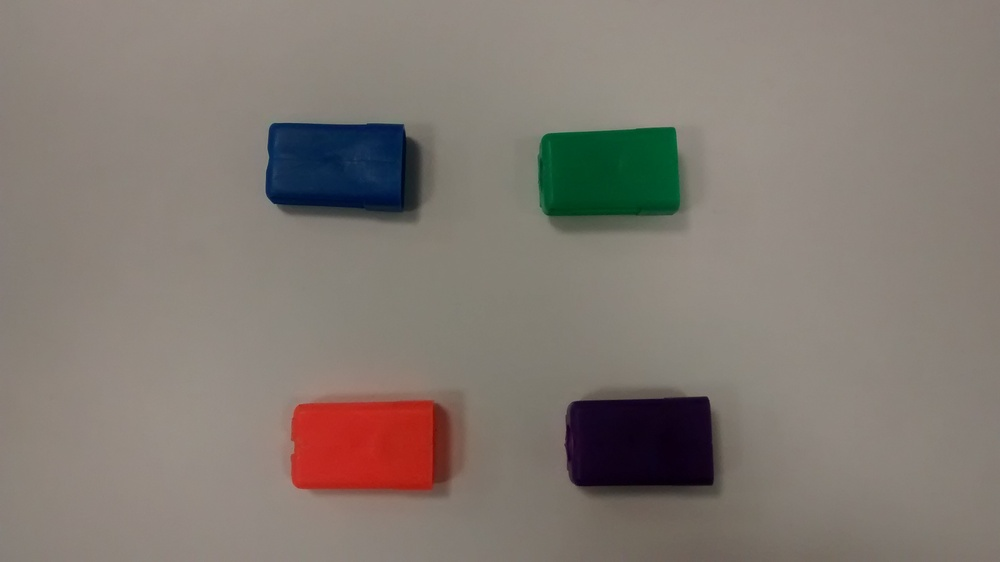
#> input picture ImageSegmentation/Images/blocks_4.jpg, 1000 x 562 px, shrunk from 2592 x 1456 before the run
$ python image_seg.py
#> lines starting #> are read from the running program, lines starting #| are printed output that depends on the picture; after the words box and inside, x2 and y2 are one past the last pixel; in counts of white or black regions, pixels touching at a corner belong together
import numpy as np
import cv2
from matplotlib import pyplot as plt

fn = "blocks_4.jpg"
img = cv2.imread(fn)
#> img is the input picture: shape (562, 1000, 3); mean B, G, R 114.3, 121.8, 130.5
gray = cv2.cvtColor(img,cv2.COLOR_BGR2GRAY)
cv2.imwrite(fn+"_gray.jpg", gray)
ret, thresh = cv2.threshold(gray,0,255,cv2.THRESH_BINARY_INV+cv2.THRESH_OTSU)
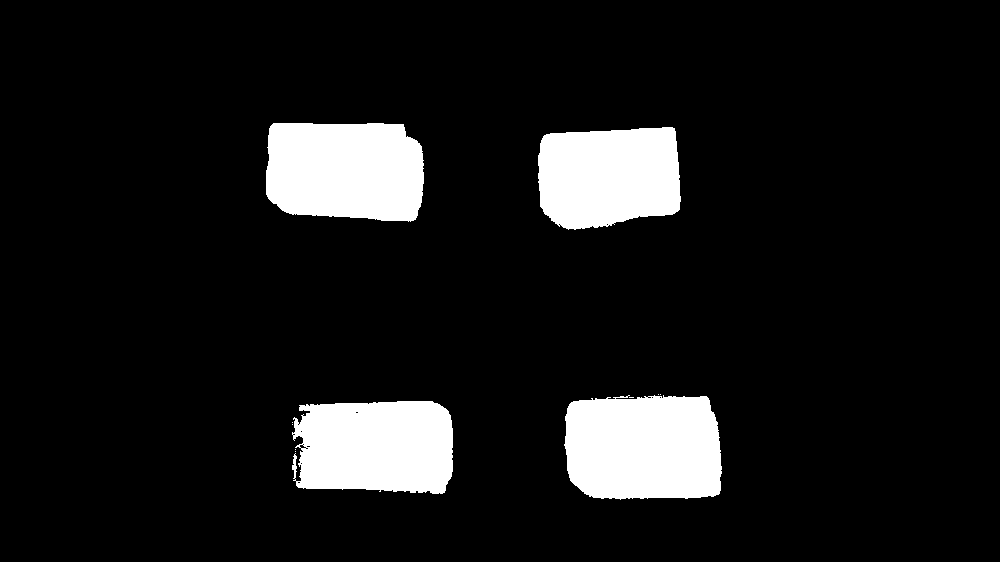
#> thresh: shape (562, 1000); 9.8% white; 11 white regions (7 under 20 px), largest, box (x1, y1, x2, y2) and area: (564, 395, 722, 500) 14945, (266, 123, 424, 222) 14076, (292, 401, 453, 494) 13365, (538, 127, 681, 230) 12648
#> ret = 88
cv2.imwrite(fn+"_thresh.jpg", thresh)
cv2.imwrite(fn+"_ret.jpg", ret)

# noise removal
kernel = np.ones((3,3),np.uint8)
opening = cv2.morphologyEx(thresh,cv2.MORPH_OPEN,kernel, iterations = 2)
#> opening: shape (562, 1000); 9.7% white; 4 white regions, box (x1, y1, x2, y2) and area: (565, 396, 721, 499) 14841, (266, 123, 424, 221) 14051, (295, 401, 453, 494) 13130, (538, 127, 681, 229) 12614
cv2.imwrite(fn+"_noise_removal.jpg", opening)

# sure background area
sure_bg = cv2.dilate(opening,kernel,iterations=3)
#> sure_bg: shape (562, 1000); 10.9% white; 4 white regions, box (x1, y1, x2, y2) and area: (562, 393, 724, 502) 16450, (263, 120, 427, 224) 15635, (292, 398, 456, 497) 14802, (535, 124, 684, 232) 14128
cv2.imwrite(fn+"_sure_bg.jpg", sure_bg)

# Finding sure foreground area
dist_transform = cv2.distanceTransform(opening,cv2.DIST_L2,5)
ret, sure_fg = cv2.threshold(dist_transform,0.7*dist_transform.max(),255,0)
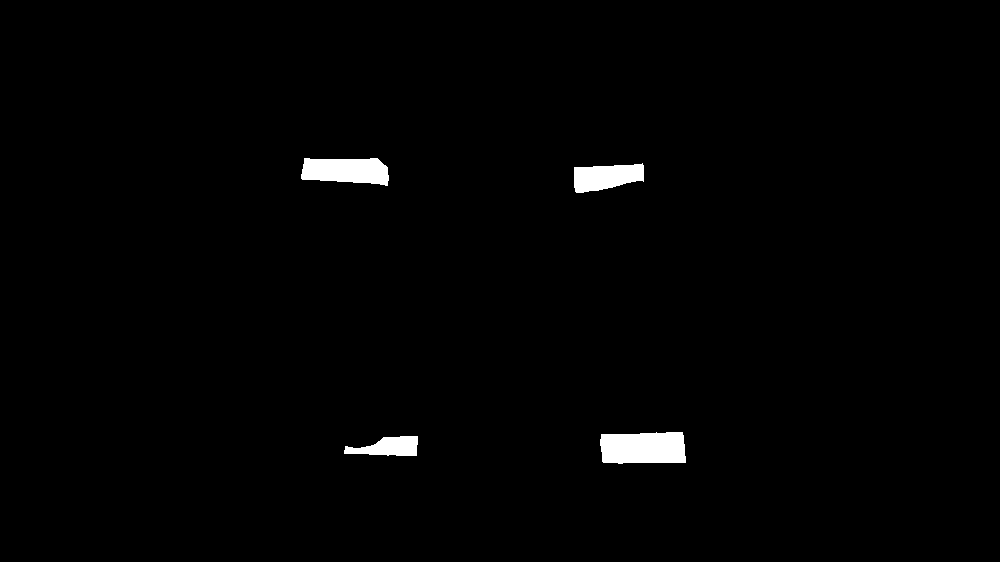
#> sure_fg: shape (562, 1000) float32; 1.2% white; 4 white regions, box (x1, y1, x2, y2) and area: (600, 432, 686, 464) 2493, (301, 158, 389, 186) 1956, (574, 163, 644, 193) 1526, (344, 436, 418, 456) 1002
#> ret = 35.7
cv2.imwrite(fn+"_sure_fg.jpg", sure_fg)

# Finding unknown region
sure_fg = np.uint8(sure_fg)
unknown = cv2.subtract(sure_bg,sure_fg)
#> unknown: shape (562, 1000); 9.6% white; 4 white regions, box (x1, y1, x2, y2) and area: (562, 393, 724, 502) 13957, (292, 398, 456, 497) 13800, (263, 120, 427, 224) 13679, (535, 124, 684, 232) 12602
cv2.imwrite(fn+"_unknown.jpg", unknown)

# Marker labelling
ret, markers = cv2.connectedComponents(sure_fg)
#> markers: shape (562, 1000) int32; 5 distinct labels, from 0 to 4
#> ret = 5

# Add one to all labels so that sure background is not 0, but 1
markers = markers+1
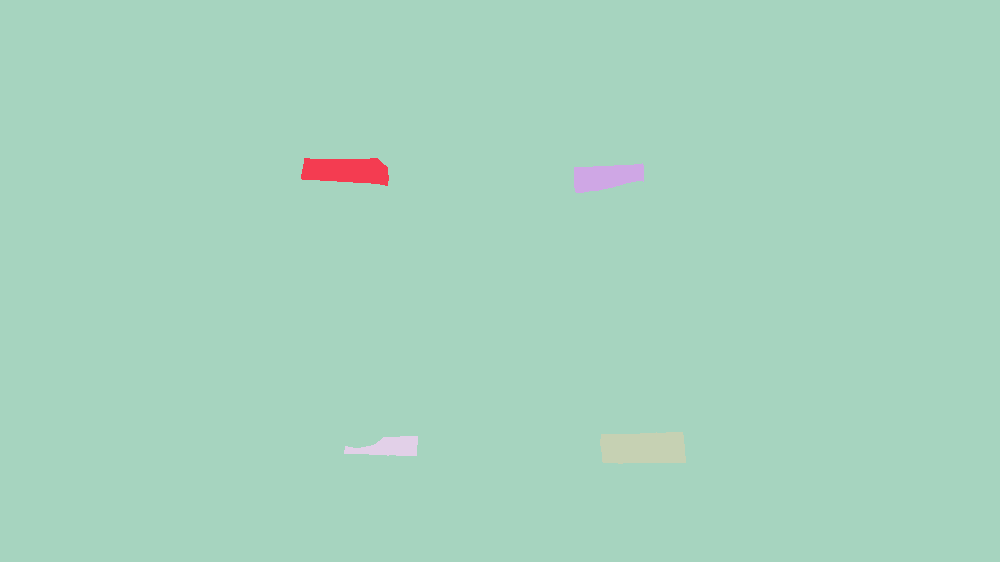
#> markers: shape (562, 1000) int32; 5 distinct labels, from 1 to 5; one colour per label, 0 black

# Now, mark the region of unknown with zero
markers[unknown==255] = 0
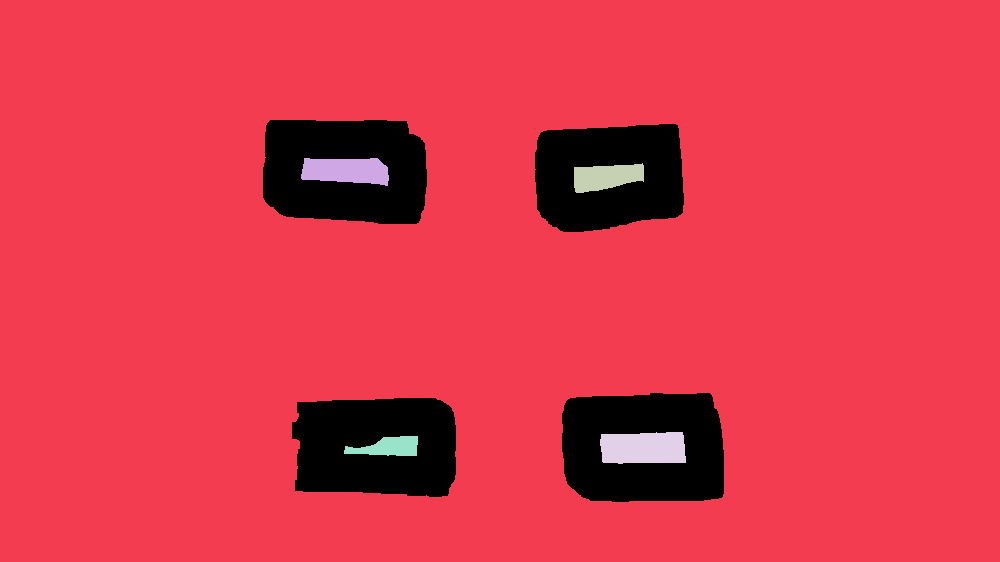
#> markers: shape (562, 1000) int32; 6 distinct labels, from 0 to 5; one colour per label, 0 black
cv2.imwrite(fn+"_markers.jpg", markers)
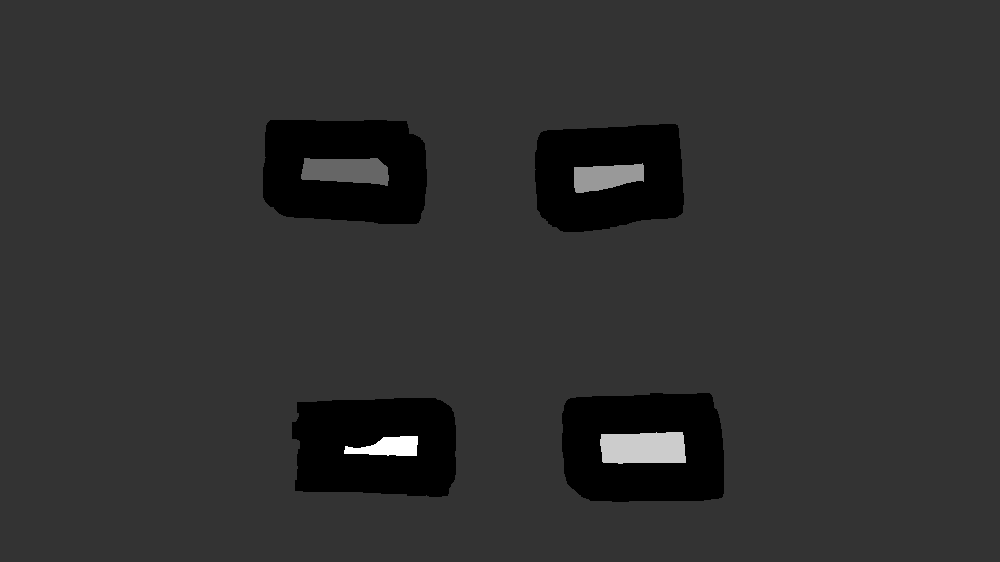
#> saved as blocks_4.jpg_markers.jpg: shape (562, 1000); min 0, max 5, mean 0.933; drawn with min black and max white

markers = cv2.watershed(img,markers)
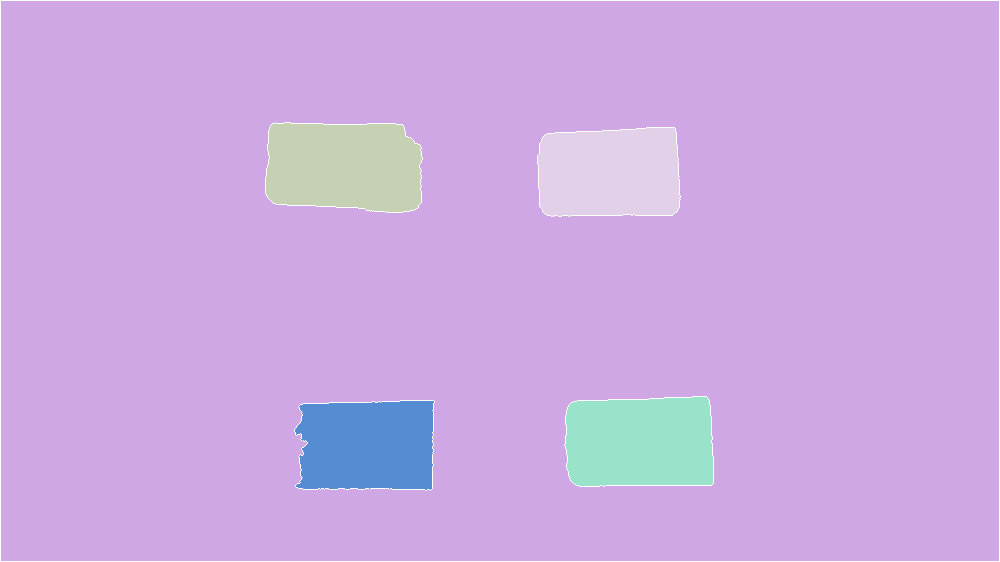
#> markers: shape (562, 1000) int32; 6 distinct labels, from -1 to 5; one colour per label, 0 black, -1 white
img[markers == -1] = [255,0,0]
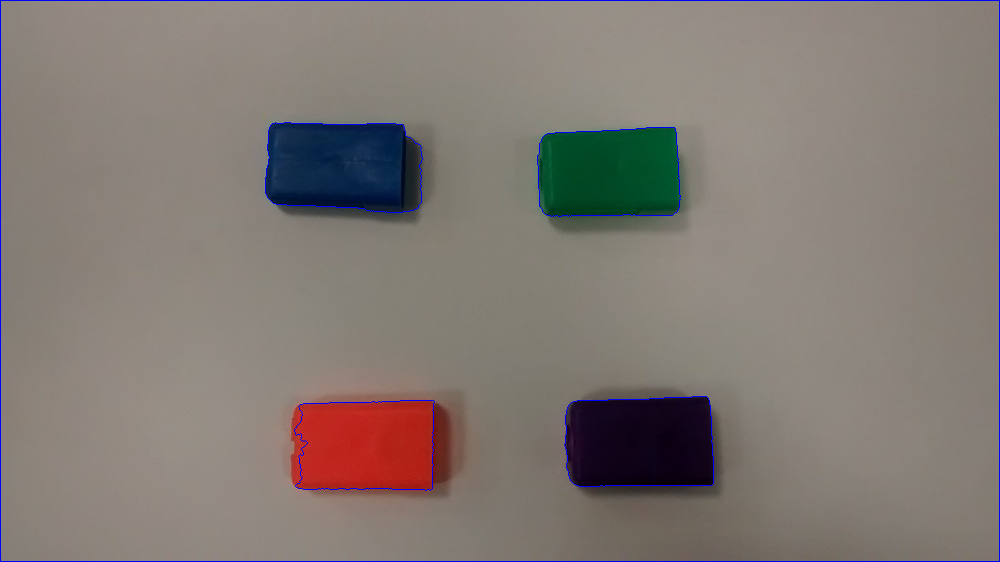
#> img: shape (562, 1000, 3); 0.87% of pixels changed, all inside (x1, y1, x2, y2) = (0, 0, 1000, 562)

cv2.imwrite(fn+"_result.jpg", img)

$ run again, with ImageSegmentation/Images/blocks_2.jpg copied over ImageSegmentation/Images/blocks_4.jpg
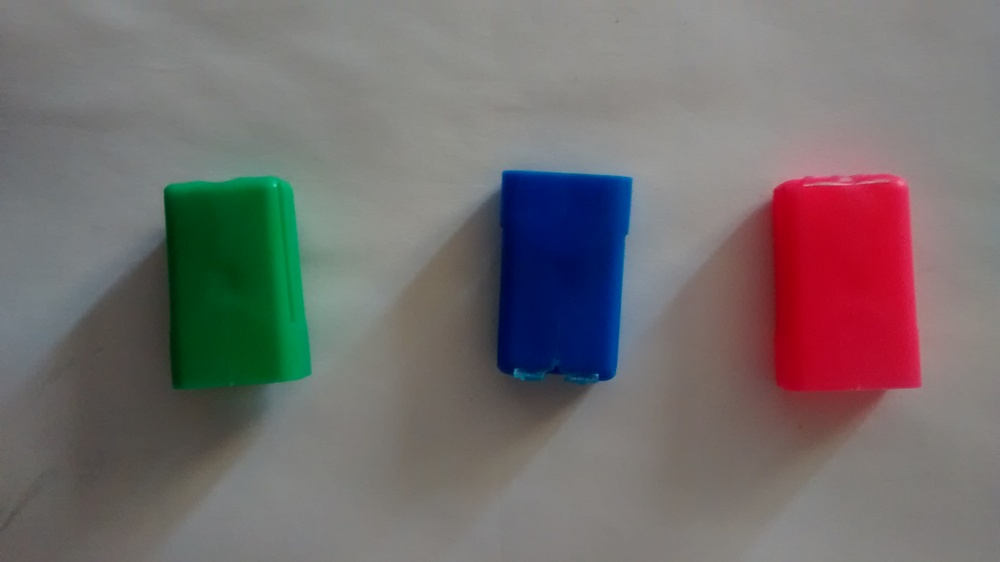
#> input picture ImageSegmentation/Images/blocks_2.jpg, 1000 x 562 px, shrunk from 2592 x 1456 before the run
#> img is the input picture: shape (562, 1000, 3); mean B, G, R 109.8, 109.5, 116
#> `ret, thresh = cv2.threshold(gray,0,255,cv2.THRESH_BINARY_INV+cv2.THRES..`:
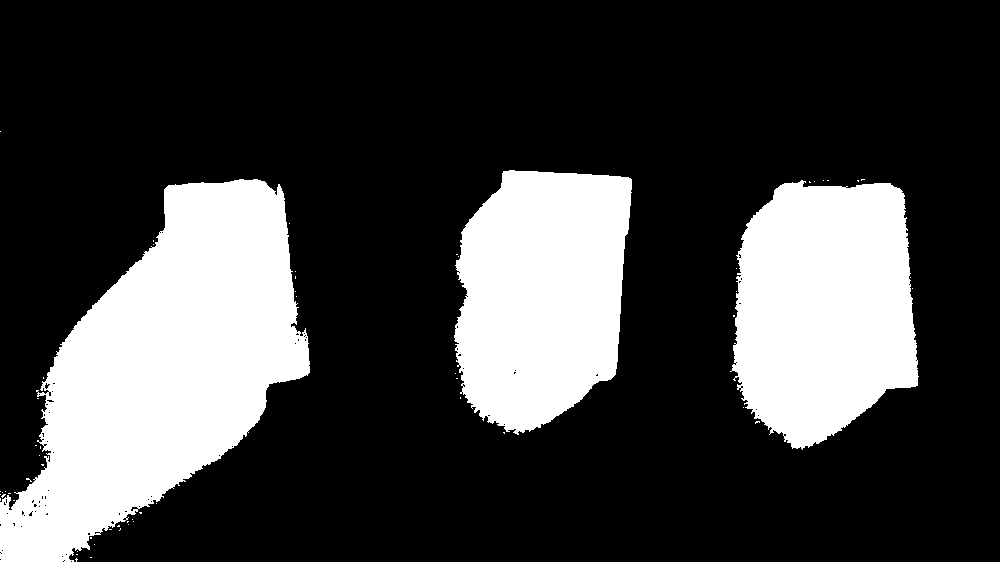
#> thresh: shape (562, 1000); 25.3% white; 60 white regions (57 under 20 px), largest, box (x1, y1, x2, y2) and area: (0, 179, 310, 562) 64818, (730, 180, 919, 450) 39674, (454, 170, 632, 435) 37277
#> `ret, thresh = cv2.threshold(gray,0,255,cv2.THRESH_BINARY_INV+cv2.THRES..`: ret = 94
#> opening: shape (562, 1000); 25% white; 3 white regions, box (x1, y1, x2, y2) and area: (0, 179, 310, 562) 64110, (733, 182, 918, 448) 39338, (455, 170, 632, 432) 37083
#> sure_bg: shape (562, 1000); 26.7% white; 3 white regions, box (x1, y1, x2, y2) and area: (0, 176, 313, 562) 68215, (730, 179, 921, 451) 42193, (452, 167, 635, 435) 39868
#> sure_fg: shape (562, 1000) float32; 2.2% white; 3 white regions, box (x1, y1, x2, y2) and area: (117, 269, 226, 434) 7376, (804, 254, 846, 366) 3492, (529, 240, 557, 311) 1375
#> `ret, sure_fg = cv2.threshold(dist_transform,0.7*dist_transform.max(),2..`: ret = 68.87
#> unknown: shape (562, 1000); 24.6% white; 3 white regions, box (x1, y1, x2, y2) and area: (0, 176, 313, 562) 60839, (730, 179, 921, 451) 38701, (452, 167, 635, 435) 38493
#> `ret, markers = cv2.connectedComponents(sure_fg)`: ret = 4
#> `img[markers == -1] = [255,0,0]`:
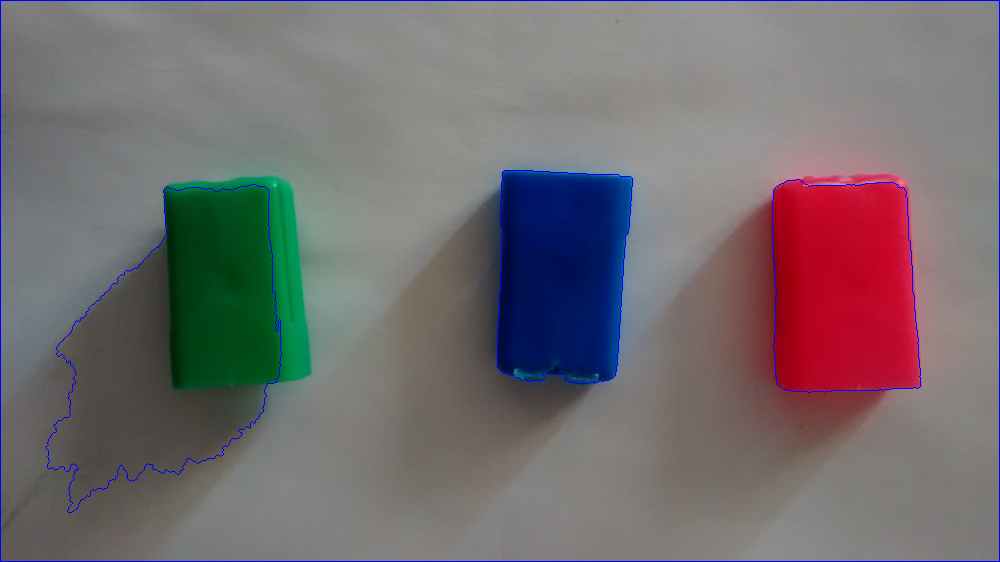
#> img: shape (562, 1000, 3); 0.98% of pixels changed, all inside (x1, y1, x2, y2) = (0, 0, 1000, 562)

$ run again, with ImageSegmentation/Images/blocks_3.jpg copied over ImageSegmentation/Images/blocks_4.jpg
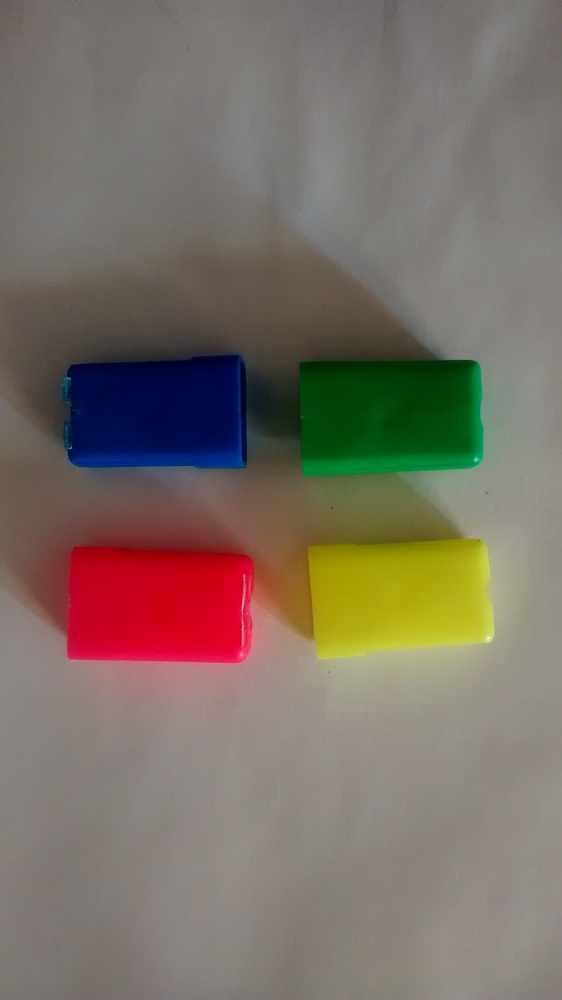
#> input picture ImageSegmentation/Images/blocks_3.jpg, 562 x 1000 px, shrunk from 1456 x 2592 before the run
#> img is the input picture: shape (1000, 562, 3); mean B, G, R 101.6, 111.9, 122.2
#> `ret, thresh = cv2.threshold(gray,0,255,cv2.THRESH_BINARY_INV+cv2.THRES..`:
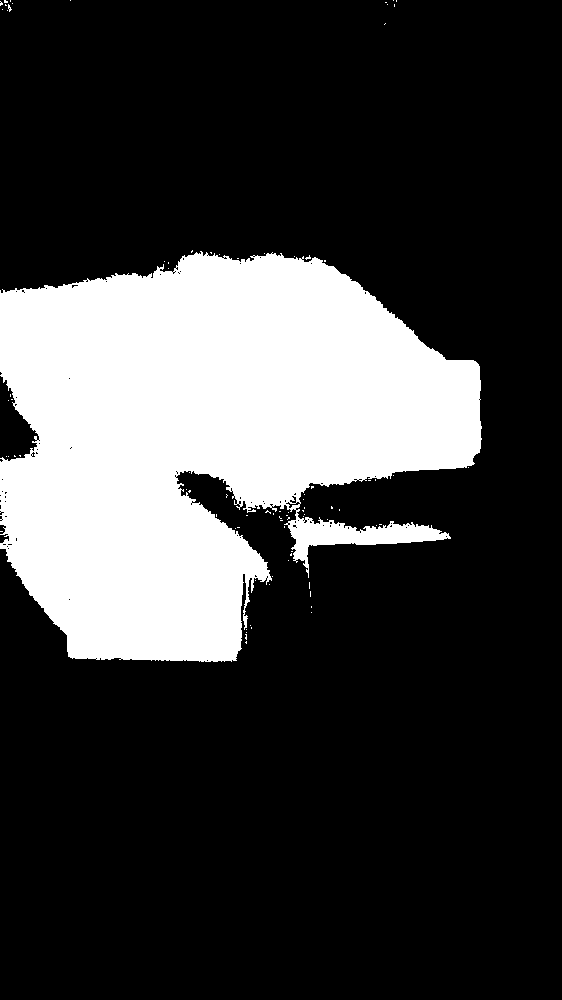
#> thresh: shape (1000, 562); 23.7% white; 84 white regions (83 under 20 px), largest, box (x1, y1, x2, y2) and area: (0, 251, 482, 662) 133209
#> `ret, thresh = cv2.threshold(gray,0,255,cv2.THRESH_BINARY_INV+cv2.THRES..`: ret = 96
#> opening: shape (1000, 562); 23.4% white; 3 white regions (1 under 20 px), largest, box (x1, y1, x2, y2) and area: (0, 254, 481, 662) 128646, (291, 521, 446, 560) 2823
#> sure_bg: shape (1000, 562); 24.8% white; 2 white regions, box (x1, y1, x2, y2) and area: (0, 251, 484, 665) 135054, (288, 518, 449, 563) 4121
#> sure_fg: shape (1000, 562) float32; 1.7% white; 3 white regions (1 under 20 px), largest, box (x1, y1, x2, y2) and area: (147, 338, 360, 412) 9567, (146, 573, 154, 579) 25
#> `ret, sure_fg = cv2.threshold(dist_transform,0.7*dist_transform.max(),2..`: ret = 81.55
#> unknown: shape (1000, 562); 23.1% white; 2 white regions, box (x1, y1, x2, y2) and area: (0, 251, 484, 665) 125461, (288, 518, 449, 563) 4121
#> `ret, markers = cv2.connectedComponents(sure_fg)`: ret = 4
#> `img[markers == -1] = [255,0,0]`:
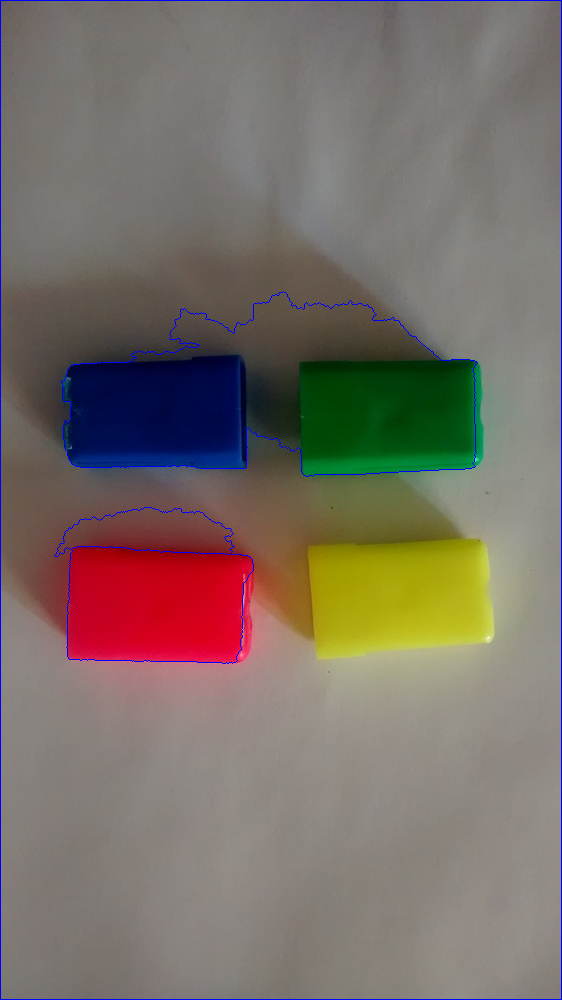
#> img: shape (1000, 562, 3); 0.93% of pixels changed, all inside (x1, y1, x2, y2) = (0, 0, 562, 1000)
